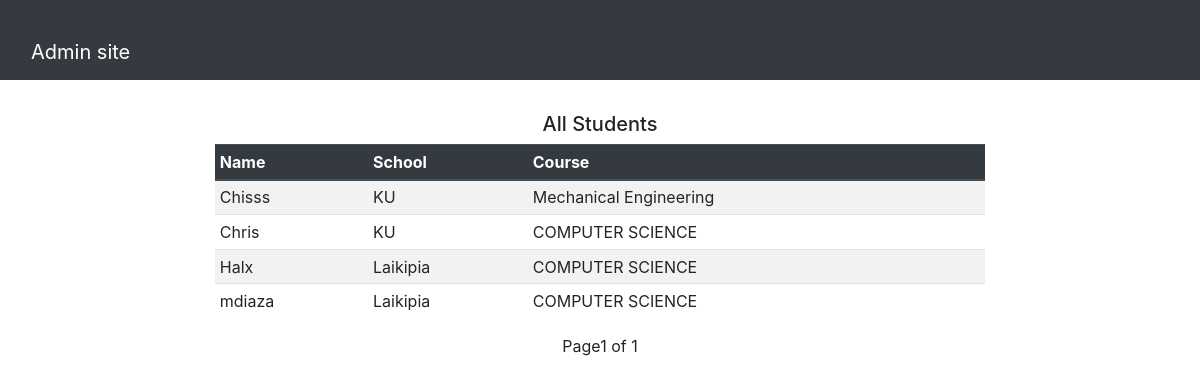
The app's page /portaladmin/students/ (signed in), older data.
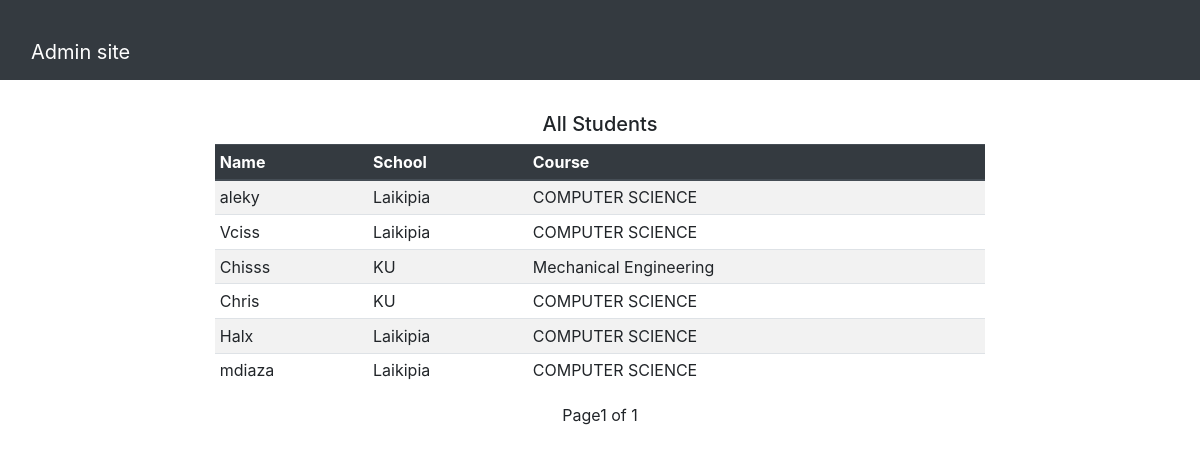
The same page, newer data.
### openings/models.py (models this page shows, shortened)
class Student(models.Model):
    user = models.OneToOneField(User, on_delete=models.CASCADE)
    school = models.ForeignKey(School, on_delete=models.CASCADE, null=True)
    course = models.CharField(max_length=100, null=True )

class User(AbstractUser):
    is_student = models.BooleanField(default=False)
    is_company = models.BooleanField(default=False)
    is_school = models.BooleanField(default=False)
    first_name = models.CharField(max_length=100)
    last_name = models.CharField(max_length=100)
    official_name = models.CharField(max_length=100, null=True, default="school")
    email = models.CharField(max_length=100, null=True)

class School(models.Model):
    user = models.OneToOneField(User, on_delete=models.CASCADE)
    reg_no = models.CharField(max_length=100, null=True, unique=True)
    def __str__(self):
        return self.user.username

### openings/views.py (the view)
# urls.py: path('portaladmin/students/',  admin_students, name="admin_students"),
@login_required
def admin_students(request):
    if request.user.is_staff:
        student_list = Student.objects.all().order_by('-id')
        page = request.GET.get('page', 1)
        paginator = Paginator(student_list, 15)
        try:
            students = paginator.page(page)
        except PageNotAnInteger:
            students = paginator.page(1)
        except EmptyPage:
            students = paginator.page(paginator.num_pages)
        context = {
            'students':students,
        }
    return render(request, 'admin-students.html', context)

### templates/admin-students.html (shortened to what this page needs)
{% extends 'base.html' %}
{% block content %}
<nav class="navbar navbar-dark bg-dark ">
    <div class="container-fluid mt-4">
      <a class="navbar-brand" href="{% url 'portaladmin' %}">Admin site</a>
    </div>
  </nav>
    <div class="container-fluid mt-4">
        <div class="row ">
            <div class="col-md-2"></div>
            <div class="col-md-8">
                <div class="table-responsive">
                    <h5 class="text-center mt-2 mb-2">All Students</h5>
                    <table class="table table-sm table-striped table-hover">
                      <thead class=" thead-dark">
                        <tr>
                          <th scope="col">Name</th>
                          <th scope="col">School</th>
                          <th scope="col">Course</th>
                        </tr>
                      </thead>
                      <tbody>
                        {% for student in students %}
                          <tr>
                              <td>{{student.user.username}}</td>
                              <td>{{student.school}}</td>
                              <td>{{student.course}}</td>
                              </tr>
                        {% endfor %}
                      </tbody>
                      </table>
                    </div>
                        <div class="pagination align-items-center justify-content-center">
                          <span class="step-links">
                              <span class="current">
                                   Page{{ students.number }} of {{ students.paginator.num_pages }}
                              </span>
                          </span>
                      </div>
            </div>
            <div class="col-md-2"></div>
        </div>
    </div>
{% endblock %}

Row changes from the older to the newer data that the page shows:
added Student: user.username "aleky", school "Laikipia", course "COMPUTER SCIENCE"
added Student: user.username "Vciss", school "Laikipia", course "COMPUTER SCIENCE"
